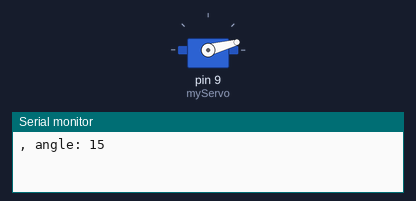
Recording of a sketch running on a simulated Arduino Uno, built with avr-gcc and run on an emulated ATmega328P. On the bench: servo, the last lines printed to the serial monitor.

Above: at 0.05 s.
At 3.0 s:
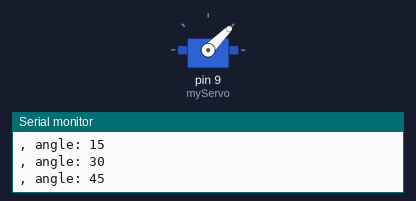
At 6.0 s:
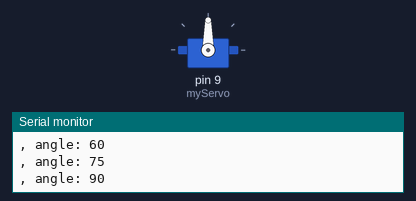
At 12.0 s:
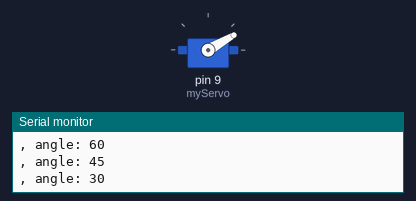
Timing chart, 0 to 18.2 s (numbered marks = the images above):
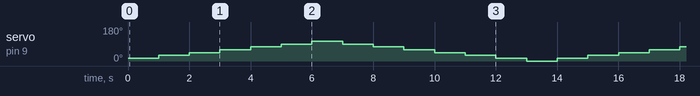

Measured:
- by itself, servo on pin 9 (myServo): repeats every 14.0 s: 45° 1.0 s, 60° 1.0 s, 75° 1.0 s, 90° 1.0 s, 105° 1.0 s, 90° 1.0 s, 75° 1.0 s, 60° 1.0 s, 45° 1.0 s, 30° 1.0 s, 15° 1.0 s, 0° 1.0 s, 15° 1.0 s, 30° 1.0 s

The sketch:

_0606inuimortor.ino
```cpp
/*
  Arduino Starter Kit example
 Project 5  - Servo Mood Indicator

 This sketch is written to accompany Project 5 in the
 Arduino Starter Kit

 Parts required:
 servo motor
 10 kilohm potentiometer
 2 100 uF electrolytic capacitors

 Created 13 September 2012
 by Scott Fitzgerald

 http://www.arduino.cc/starterKit

 This example code is part of the public domain
 */

// include the servo library
#include <Servo.h>

Servo myServo;  // create a servo object


int potVal;  // variable to read the value from the analog pin
int angle=15;   // variable to hold the angle for the servo motor
int dir=0;
void setup() {
  myServo.attach(9); // attaches the servo on pin 9 to the servo object
  Serial.begin(9600); // open a serial connection to your computer
}

void loop(){

  // print out the angle for the servo motor
  Serial.print(", angle: ");
  Serial.println(angle);

  // set the servo position
  myServo.write(angle);
if(angle>=100){
  dir++;
}
if(angle<=0){
  dir--;
}

if(dir==0){
  angle+=15;
}
if(dir==1){
  angle-=15;
}
  // wait for the servo to get there
  delay(1000);
}
```
